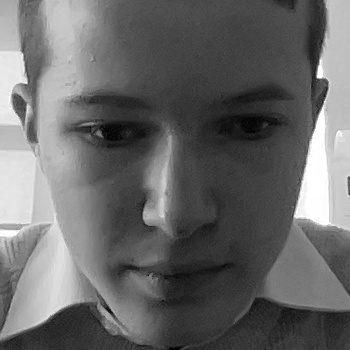
#> input picture recognized_faces/face_1.jpg, 350 x 350 px
$ python faceid.py
#> lines starting #> are read from the running program, lines starting #| are printed output that depends on the picture
import cv2
import os
import sys
import numpy as np
import json
import threading
from datetime import datetime
from deepface import DeepFace

# Directory configuration
recognized_faces_dir = "recognized_faces"
os.makedirs(recognized_faces_dir, exist_ok=True)
info_file = "recognized_faces_info.json"

window_width = 800
window_height = 600

# Load info file
face_info = {}
try:
    with open(info_file, 'r') as f:
#> (reads recognized_faces_info.json from the repository)
        content = f.read()
        if content.strip():
            face_info = json.loads(content)
except (json.JSONDecodeError, FileNotFoundError):
    pass

# Load saved faces into memory
face_cache = {}
def load_face_cache():
    global face_cache
    face_cache = {}
    for filename in os.listdir(recognized_faces_dir):
        if filename.lower().endswith(('.jpg', '.png', '.jpeg')):
            img_path = os.path.join(recognized_faces_dir, filename)
            img = cv2.imread(img_path, cv2.IMREAD_GRAYSCALE)
#> img is the input picture: shape (350, 350); min 0, max 255, mean 104.1
            if img is not None:
                face_cache[filename] = img

load_face_cache()

# Cross-platform sound alert
def play_alert():
    if sys.platform == "win32":
        import winsound
        winsound.Beep(1000, 300)
    elif sys.platform == "darwin":
        os.system('afplay /System/Library/Sounds/Ping.aiff &')

def draw_multiline_text(img, text, origin, font, scale, color, thickness, line_spacing=22):
    x, y = origin
    for i, line in enumerate(text.split('\n')):
        cv2.putText(img, line, (x, y + (i * line_spacing)), font, scale, color, thickness)

cascPath = cv2.data.haarcascades + "haarcascade_frontalface_default.xml"
faceCascade = cv2.CascadeClassifier(cascPath)

def initialize_camera():
    backend = cv2.CAP_DSHOW if sys.platform == "win32" else (cv2.CAP_AVFOUNDATION if sys.platform == "darwin" else cv2.CAP_ANY)
    for index in (0, 1):
        cap = cv2.VideoCapture(index, backend)
        if cap.isOpened():
            ret, _ = cap.read()
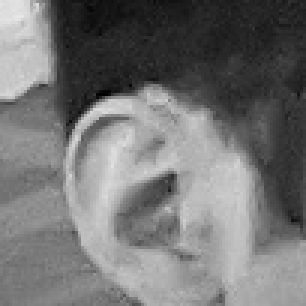
#> input picture recognized_faces/face_13.jpg, 102 x 102 px, given in place of the camera (shown 3 times larger)
            if ret:
                return cap
            cap.release()
    return cv2.VideoCapture(0)

video_capture = initialize_camera()

def is_face_recognized(face_img):
    for filename, saved_face in face_cache.items():
        saved_resized = cv2.resize(saved_face, (face_img.shape[1], face_img.shape[0]))
        difference = cv2.absdiff(saved_resized, face_img)
        if np.mean(difference) < 50:
            return filename
    return None

# Threading state variables
analysis_results = {}
analysis_lock = threading.Lock()
is_analyzing = False

def run_deepface_async(face_crop, face_key):
    """Background worker function for heavy model inference."""
    global is_analyzing
    try:
        face_img_rgb = cv2.cvtColor(face_crop, cv2.COLOR_GRAY2RGB)
        result = DeepFace.analyze(face_img_rgb, actions=['age', 'gender'], enforce_detection=False)
        age = result[0]['age']
        gender = result[0].get('dominant_gender', result[0]['gender'])

        with analysis_lock:
            analysis_results[face_key] = (age, gender)
    except Exception:
        pass
    finally:
        is_analyzing = False

# Main video loop
while True:
    ret, frame = video_capture.read()
#> frame is the input picture: shape (102, 102, 3); min 0, max 231, mean 115.9
    if not ret:
        break

    gray = cv2.cvtColor(frame, cv2.COLOR_BGR2GRAY)
    faces = faceCascade.detectMultiScale(gray, scaleFactor=1.1, minNeighbors=5, minSize=(30, 30))
#> faces = ()

    for idx, (x, y, w, h) in enumerate(faces):
        face_img = gray[y:y+h, x:x+w]
        face_key = f"face_{idx}"

        recognized_filename = is_face_recognized(face_img)
        if recognized_filename:
            status_text = "Recognized"
            color = (0, 255, 0)
            face_id = os.path.splitext(recognized_filename)[0]
            person_info = face_info.get(face_id, {})
            name = person_info.get("name", "Unknown")
            last_seen = person_info.get("last_seen", "Never")
            additional_info = f"Name: {name}\nLast Seen: {last_seen}"
        else:
            face_id = f"face_{len(face_cache) + 1}"
            face_filename = f"{face_id}.jpg"
            file_path = os.path.join(recognized_faces_dir, face_filename)
            cv2.imwrite(file_path, face_img)

            # Update cache immediately
            face_cache[face_filename] = face_img

            person_info = {
                "name": f"Person {len(face_info) + 1}",
                "last_seen": datetime.now().strftime("%Y-%m-%d %H:%M:%S")
            }
            face_info[face_id] = person_info
            with open(info_file, 'w') as f:
                json.dump(face_info, f, indent=4)

            status_text = "Not Recognized"
            color = (0, 0, 255)
            additional_info = "New face saved."
            play_alert()

        # Trigger background analysis if a thread isn't currently active
        if not is_analyzing:
            is_analyzing = True
            threading.Thread(
                target=run_deepface_async,
                args=(face_img.copy(), face_key),
                daemon=True
            ).start()

        # Retrieve cached DeepFace stats safely across threads
        with analysis_lock:
            age, gender = analysis_results.get(face_key, ("Analyzing...", "Analyzing..."))

        additional_info += f"\nAge: {age}, Gender: {gender}"

        # Render overlays
        cv2.rectangle(frame, (x, y), (x+w, y+h), color, 2)
        cv2.putText(frame, status_text, (x, y-10), cv2.FONT_HERSHEY_SIMPLEX, 0.8, color, 2)
        draw_multiline_text(frame, additional_info, (x, y+h+20), cv2.FONT_HERSHEY_SIMPLEX, 0.5, color, 2)
#> this loop made 0 passes
#> after the loop, face_cache = 4 items; face_info = 16 items; is_analyzing = False

    resized_frame = cv2.resize(frame, (window_width, window_height))
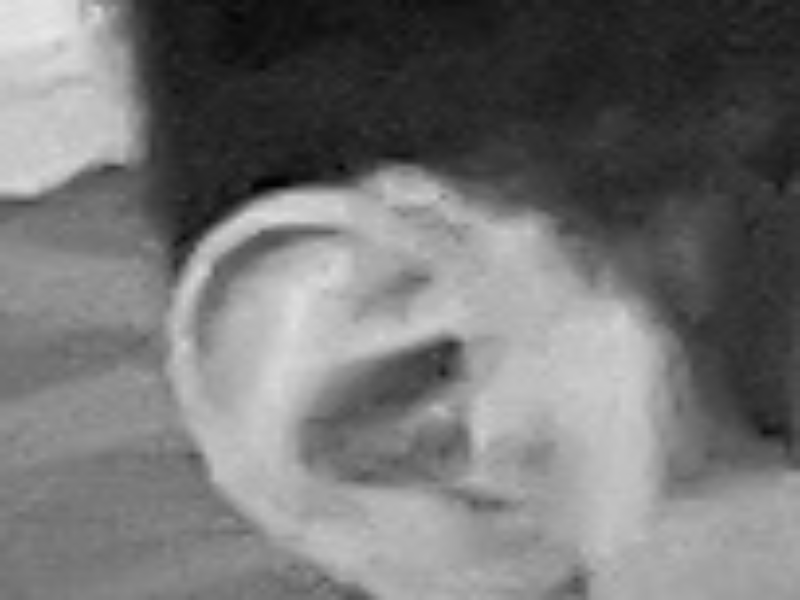
#> resized_frame: shape (600, 800, 3); min 1, max 231, mean 115.7
    cv2.imshow('Face Recognition', resized_frame)

    if cv2.waitKey(1) & 0xFF == ord('q'):
#> (key q is pressed here)
        break

video_capture.release()
cv2.destroyAllWindows()
